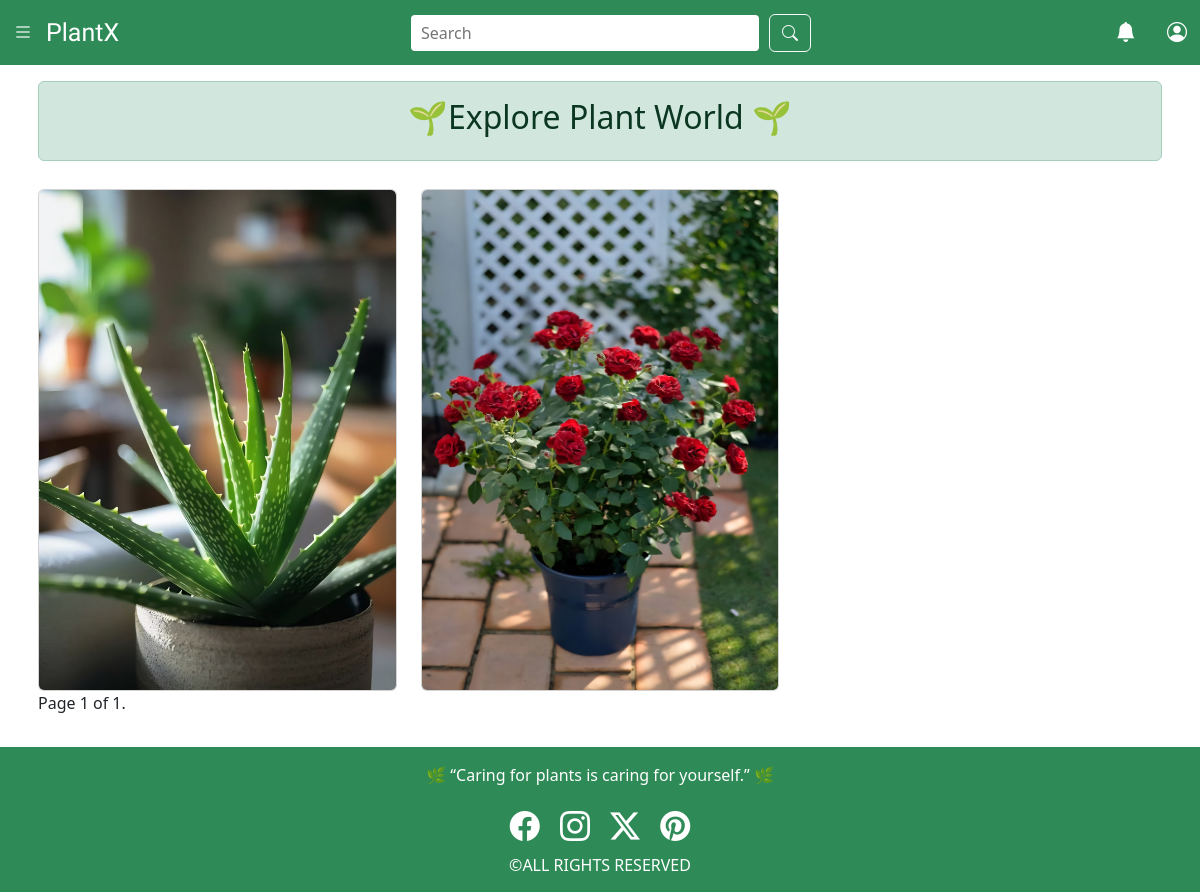
The app's page /explore, older data.
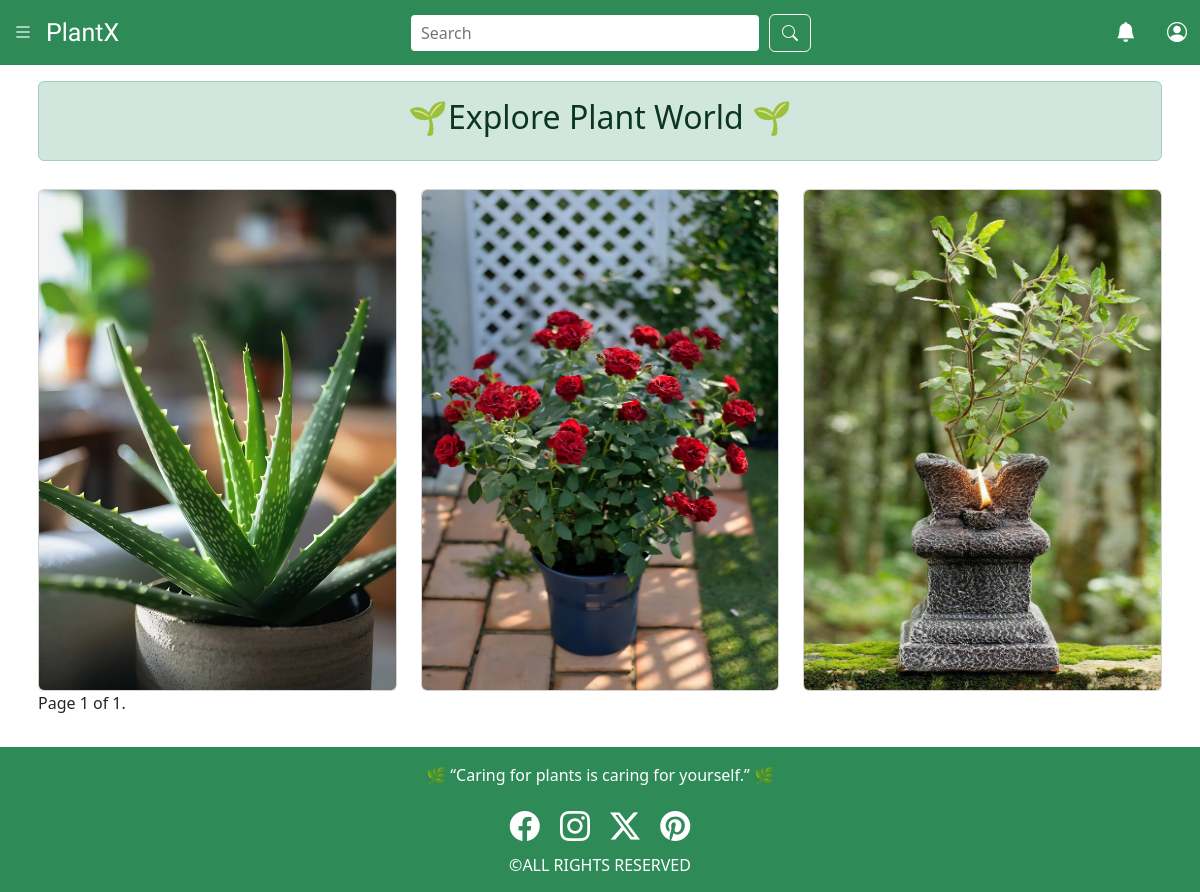
The same page, newer data.
### plant/models.py (models this page shows, shortened)
class plantinfo(models.Model):
    plant_id=models.CharField(max_length=50,unique=True,primary_key=True)
    plant_name=models.CharField(max_length=50)
    plant_desc=models.TextField(max_length=50000)
    plant_img=models.ImageField(upload_to='plant_images/')

### plant/views.py (the view)
# urls.py: path('explore',views.explore,name='explore'),
def explore(request):
    plants = plantinfo.objects.all()
    paginator = Paginator(plants, 3)
    page_number = request.GET.get("page")
    page_obj = paginator.get_page(page_number)
    return render(request, 'plant/explore.html', {"page_obj": page_obj})

### plant/context_processors.py (called while the page is built)
def userplants_context(request):
    if request.user.is_authenticated:
        return {
            'userplant': userplant.objects.filter(user=request.user)
        }
    return {'userplant': None}

### plant/templates/plant/explore.html (shortened to what this page needs)
<!DOCTYPE html>
<html lang="en">
<head>
    <link href="https://cdn.jsdelivr.net/npm/bootstrap@5.3.7/dist/css/bootstrap.min.css" rel="stylesheet">
    <link rel="stylesheet" href="https://cdn.jsdelivr.net/npm/bootstrap-icons@1.13.1/font/bootstrap-icons.min.css">
</head>
<body>
    {% include 'plant/navbar.html' %}
    <div class="container mt-2 p-2">
        <div class="alert alert-success text-center">
            <h2>🌱Explore Plant World 🌱</h2>
        </div>
        <div class="row">
            {% for x in page_obj %}
            <div class="col-lg-4 col-md-6 col-12 mt-1">
                <a href="{% url 'plantdetails' plant_id=x.plant_id %}" class="text-decoration-none">
                    <div class="card text-white position-relative overflow-hidden mt-2 w-100 image-container" style="width: 25rem; cursor: pointer;">
                        <img src="{{x.plant_img.url}}" class="card-img-top img-fluid hover-img" style="max-height: 500px; max-width: 100%;" alt="{{x.name}}">
                    </div>
                </a>
            </div>
            {% endfor %}
        </div>
        <div class="pagination">
            <span class="step-links">
                <span class="current">
                    Page {{ page_obj.number }} of {{ page_obj.paginator.num_pages }}.
                </span>
            </span>
        </div>
    </div>
   <br>
    {% include 'plant/footer.html' %}
</body>
</html>

### plant/templates/plant/navbar.html (shortened to what this page needs)
<!DOCTYPE html>
<html lang="en">
<head>
    <link href="https://cdn.jsdelivr.net/npm/bootstrap@5.3.7/dist/css/bootstrap.min.css" rel="stylesheet">
    <link rel="stylesheet" href="https://cdn.jsdelivr.net/npm/bootstrap-icons@1.13.1/font/bootstrap-icons.min.css">
</head>
<body>
    <div class="navbar">
        <div class="left-icons">
            <div>
                <button class="btn text-white" id="togglebtn" onclick="displaysidebar()" >
                    <i class="bi bi-list fs-5"></i>
                </button>
            </div>
            <div class="navbar-heading">PlantX</div>
        </div>
        <form class="search-bar" role="search" method="post" action="{% url 'findproducts' %}">
            <input type="text" placeholder="Search" name="prod_search">
            <button type="submit" class="btn btn-outline-light"><i class="bi bi-search"></i></button>
        </form>
        <div class="right-icons">
            <div class="icon">
                <button class="btn text-white" id="notifybtn">
                    <a class='text-white' href="{% url 'notifications' %}"><i class="bi bi-bell-fill fs-5"></i></a>
                </button>
                <button class="btn text-white" id="infobtn" onclick="infobtn()">
                    <i class="bi bi-person-circle fs-5"></i>
                </button>
            </div>
        </div>
    </div>
</body>
</html>

### plant/templates/plant/footer.html (shortened to what this page needs)
<!DOCTYPE html>
<html lang="en">
<head>
    <link href="https://cdn.jsdelivr.net/npm/bootstrap@5.3.7/dist/css/bootstrap.min.css" rel="stylesheet">
    <link rel="stylesheet" href="https://cdn.jsdelivr.net/npm/bootstrap-icons@1.13.1/font/bootstrap-icons.min.css">
</head>
<body>
    <div class="container-fluid text-center mt-auto py-2" style="background-color: #2E8B57;">
        <div class="row mt-2" style="color: white;">
            <p>🌿 “Caring for plants is caring for yourself.” 🌿</p>
        </div>
        <div class="row">
            <span>
                <a href="https://www.facebook.com/"><i class="bi bi-facebook mx-2" style="color: white; font-size: 30px;"></i></a>
                <a href="https://www.instagram.com/"><i class="bi bi-instagram mx-2" style="color: white; font-size: 30px;"></i></a>
                <a href="https://x.com/"><i class="bi bi-twitter-x mx-2" style="color: white; font-size: 30px;"></i></a>
                <a href="https://www.pinterest.com/"><i class="bi bi-pinterest mx-2" style="color: white; font-size: 30px;"></i></a>
            </span>
        </div>
        <div class="row mt-2" style="color: white;">
            <h6>&copy;ALL RIGHTS RESERVED</h6>
        </div>
    </div>
</body>
</html>

### plant/templates/plant/explore.html (style rules this page uses)
.image-container img { transition: transform 0.3s ease-in-out; }

### plant/templates/plant/navbar.html (style rules this page uses)
body { margin: 0; font-family: Arial, sans-serif; }
.navbar { width: 100%; min-height: 65px; background-color: #2E8B57; color: white; display: flex; align-items: center; justify-content: space-between; padding: 10px; z-index: 1045; position: fixed; top: 0; left: 0; right: 0; }
.left-icons { display: flex; align-items: center; }
.navbar-heading { font-size: 25px; font-family: Limelight; }
.search-bar { flex-grow: 1; width: 50px; max-width:400px; margin: 0 20px; display: flex; gap: 10px; align-items: center; }
.search-bar input { width: 100%; padding: 6px 10px; border: none; border-radius: 4px; }
.right-icons { display: flex; align-items: center; gap: 10px; font-size: 20px; cursor: pointer; }

Row changes from the older to the newer data that the page shows:
added plantinfo: plant_img (picture)
